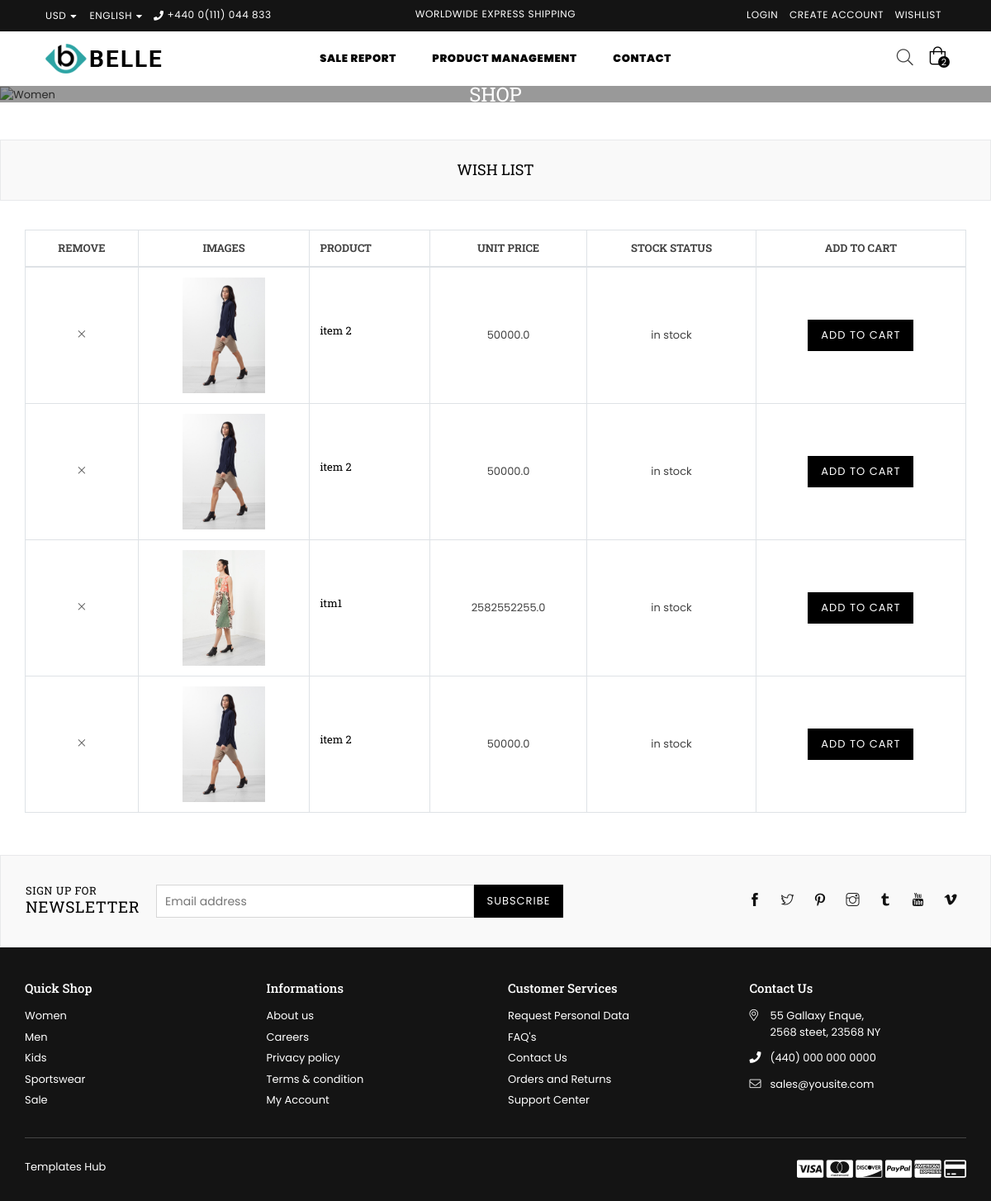
The app's page /whitelistview/ (signed in), older data.
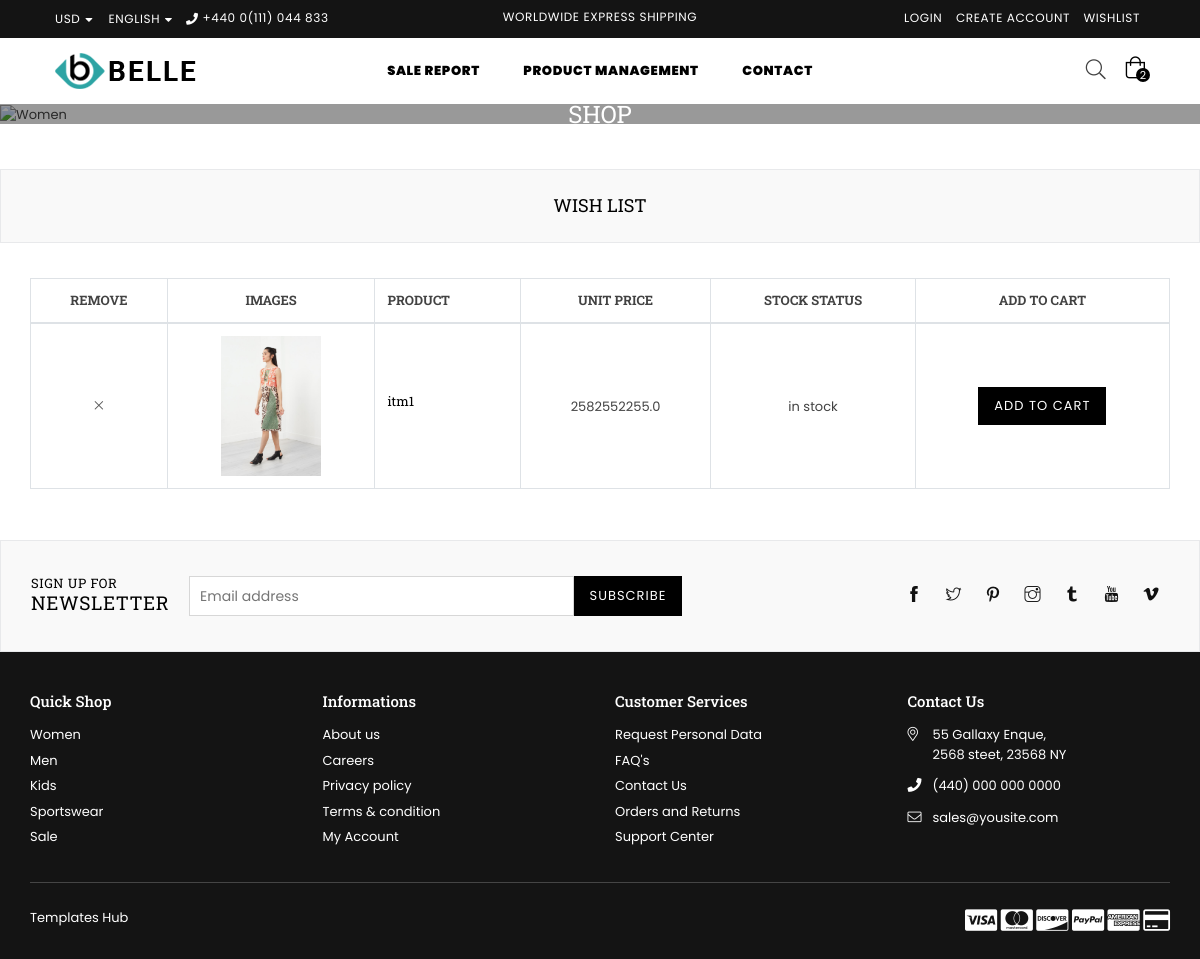
The same page, newer data.
### shop/models.py (models this page shows, shortened)
class Wishlist(models.Model):
    usr = models.ForeignKey(User, on_delete=models.CASCADE)
    item = models.ForeignKey(Items, on_delete=models.CASCADE)
    created_at = models.DateTimeField(auto_now_add=True)
    updated_at = models.DateTimeField(auto_now=True)

class Items(models.Model):
    item_name = models.CharField(max_length=225)
    category = models.ForeignKey(subCategory,on_delete=models.CASCADE)
    sell_price = models.FloatField(default=0.00)
    balance_qty = models.IntegerField(default=0)
    photo = models.ImageField(upload_to='', blank=True, null=True)
    photo2 = models.ImageField(upload_to='', blank=True, null=True)
    photo3 = models.ImageField(upload_to='', blank=True, null=True)
    photo4 = models.ImageField(upload_to='', blank=True, null=True)
    itm_description = models.CharField(max_length=225,blank=True, null=True)

### shop/views.py (the view)
# urls.py: path('whitelistview/', whitelistview, name='whitelistview'), #whitelistview
def whitelistview(request):
    white_list = Wishlist.objects.filter(usr = request.user)
    context = {'white_list':white_list}
    return render(request, 'wishlist.html', context)

### templates/wishlist.html
{% extends 'base.html' %}
{% load static %}
{% block content %}
    <div id="page-content">
    	<div class="page section-header text-center">
			<div class="page-title">
        		<div class="wrapper"><h1 class="page-width">Wish List</h1></div>
      		</div>
		</div>
        <div class="container">
        	<div class="row">
                <div class="col-12 col-sm-12 col-md-12 col-lg-12 main-col">
                	<form action="#">
                        <div class="wishlist-table table-content table-responsive">
                            <table class="table table-bordered">
                                <thead>
                                    <tr>
                                    	<th class="product-name text-center alt-font">Remove</th>
                                        <th class="product-price text-center alt-font">Images</th>
                                        <th class="product-name alt-font">Product</th>
                                        <th class="product-price text-center alt-font">Unit Price</th>
                                        <th class="stock-status text-center alt-font">Stock Status</th>
                                        <th class="product-subtotal text-center alt-font">Add to Cart</th>
                                    </tr>
                                </thead>
                                <tbody>
                                    {% for i in white_list %}
                                    <tr>
                                    	<td class="product-remove text-center" valign="middle"><a href="#"><i class="icon icon anm anm-times-l"></i></a></td>
                                        <td class="product-thumbnail text-center">
                                            <a href="#"><img src="{{i.item.photo.url}}" alt="" title="" /></a>
                                        </td>
                                        <td class="product-name"><h4 class="no-margin"><a href="#">{{i.item.item_name}}</a></h4></td>
                                        <td class="product-price text-center"><span class="amount">{{i.item.sell_price}}</span></td>
                                        <td class="stock text-center">
                                            <span class="in-stock">in stock</span>
                                        </td>
                                        <td class="product-subtotal text-center"><button type="button" class="btn btn-small">Add To Cart</button></td>
                                    </tr>
                                    {% endfor %}
                                </tbody>
                            </table>
                        </div>
                    </form>
               	</div>
            </div>
        </div>
    </div>
{% endblock content %}

Row changes from the older to the newer data that the page shows:
removed Wishlist: item.photo (picture), item.item_name "item 2", item.sell_price "50000.0"
removed Wishlist: item.photo (picture), item.item_name "item 2", item.sell_price "50000.0"
removed Wishlist: item.photo (picture), item.item_name "item 2", item.sell_price "50000.0"
